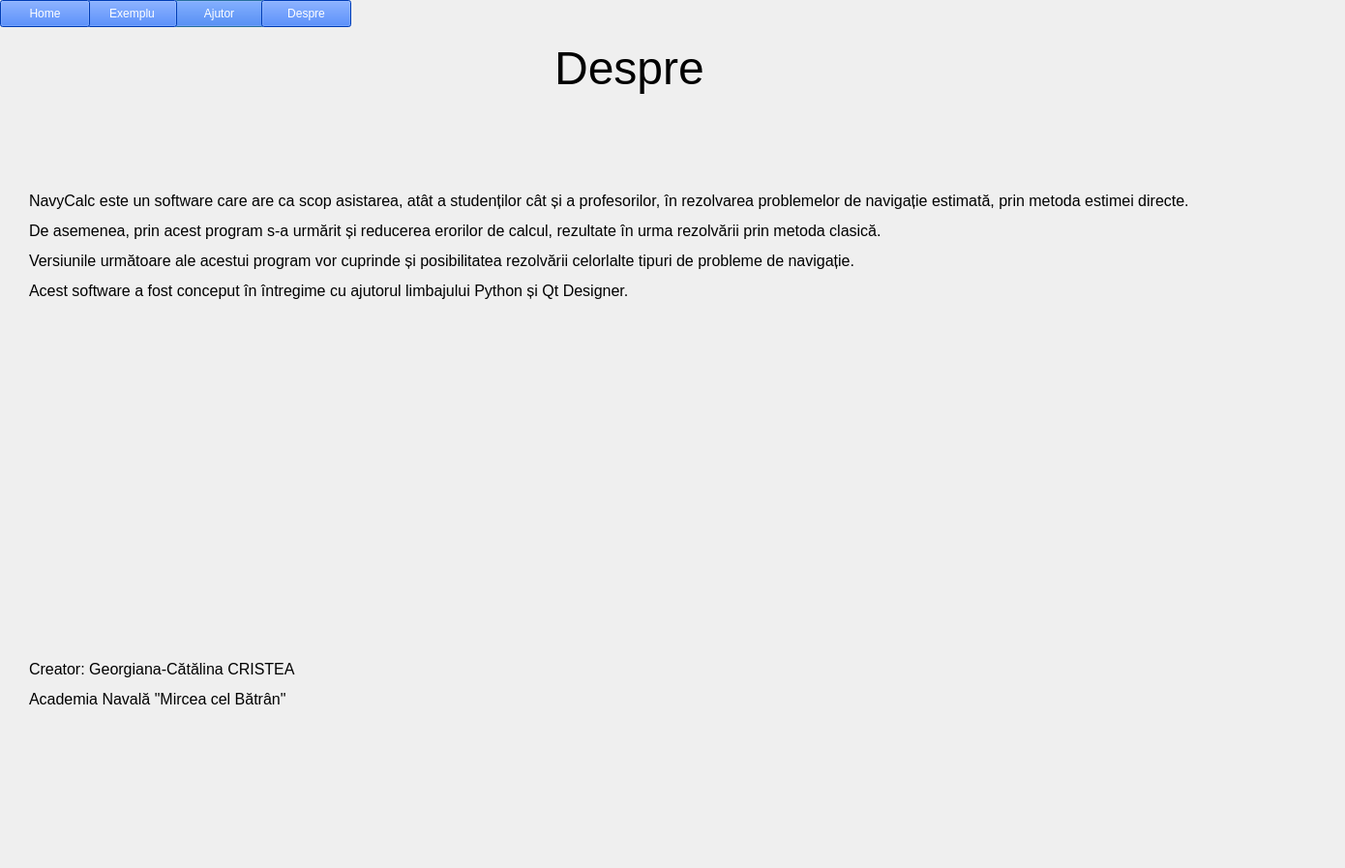
<?xml version="1.0" encoding="UTF-8"?>
<ui version="4.0">
 <class>Dialog</class>
 <widget class="QDialog" name="Dialog">
  <property name="geometry">
   <rect>
    <x>0</x>
    <y>0</y>
    <width>1390</width>
    <height>897</height>
   </rect>
  </property>
  <property name="windowTitle">
   <string>Dialog</string>
  </property>
  <widget class="QWidget" name="widget" native="true">
   <property name="geometry">
    <rect>
     <x>0</x>
     <y>0</y>
     <width>1391</width>
     <height>901</height>
    </rect>
   </property>
   <property name="styleSheet">
    <string notr="true">#widget{
border-image:url(:/newPrefix/fundal aplicatie.jpg);
}</string>
   </property>
   <widget class="QLabel" name="titlelabel_4">
    <property name="geometry">
     <rect>
      <x>510</x>
      <y>10</y>
      <width>281</width>
      <height>121</height>
     </rect>
    </property>
    <property name="styleSheet">
     <string notr="true">#titlelabel_4{
font: 25 8pt &quot;Bookman Old Style&quot;;
}</string>
    </property>
    <property name="text">
     <string>&lt;html&gt;&lt;head/&gt;&lt;body&gt;&lt;p align=&quot;center&quot;&gt;&lt;span style=&quot; font-size:36pt;&quot;&gt;Despre&lt;/span&gt;&lt;/p&gt;&lt;/body&gt;&lt;/html&gt;</string>
    </property>
   </widget>
   <widget class="QPushButton" name="ajutorbutton_4">
    <property name="geometry">
     <rect>
      <x>180</x>
      <y>0</y>
      <width>93</width>
      <height>28</height>
     </rect>
    </property>
    <property name="styleSheet">
     <string notr="true">#ajutorbutton_4{
background-color:rgb(0, 85, 255);
font: 25 9pt &quot;Bookman Old Style&quot;;
color:white
}</string>
    </property>
    <property name="text">
     <string>Ajutor</string>
    </property>
   </widget>
   <widget class="QPushButton" name="exemplubutton_4">
    <property name="geometry">
     <rect>
      <x>90</x>
      <y>0</y>
      <width>93</width>
      <height>28</height>
     </rect>
    </property>
    <property name="styleSheet">
     <string notr="true">#exemplubutton_4{
background-color:rgb(0, 85, 255);
font: 25 9pt &quot;Bookman Old Style&quot;;
color:white
}</string>
    </property>
    <property name="text">
     <string>Exemplu</string>
    </property>
   </widget>
   <widget class="QPushButton" name="desprebutton_4">
    <property name="geometry">
     <rect>
      <x>270</x>
      <y>0</y>
      <width>93</width>
      <height>28</height>
     </rect>
    </property>
    <property name="styleSheet">
     <string notr="true">#desprebutton_4{
background-color:rgb(0, 85, 255);
font: 25 9pt &quot;Bookman Old Style&quot;;
color:white
}</string>
    </property>
    <property name="text">
     <string>Despre</string>
    </property>
   </widget>
   <widget class="QPushButton" name="homebutton_4">
    <property name="geometry">
     <rect>
      <x>0</x>
      <y>0</y>
      <width>93</width>
      <height>28</height>
     </rect>
    </property>
    <property name="styleSheet">
     <string notr="true">#homebutton_4{
background-color:rgb(0, 85, 255);
font: 25 9pt &quot;Bookman Old Style&quot;;
color:white
}</string>
    </property>
    <property name="text">
     <string>Home</string>
    </property>
   </widget>
   <widget class="QLabel" name="fundal">
    <property name="geometry">
     <rect>
      <x>0</x>
      <y>0</y>
      <width>1400</width>
      <height>900</height>
     </rect>
    </property>
    <property name="styleSheet">
     <string notr="true">#fundal{
border-image:url(:/newPrefix/fundal aplicatie.jpg);

}</string>
    </property>
    <property name="text">
     <string>&lt;html&gt;&lt;head/&gt;&lt;body&gt;&lt;p&gt;&lt;br/&gt;&lt;/p&gt;&lt;/body&gt;&lt;/html&gt;</string>
    </property>
   </widget>
   <widget class="QLabel" name="label">
    <property name="geometry">
     <rect>
      <x>30</x>
      <y>130</y>
      <width>1231</width>
      <height>711</height>
     </rect>
    </property>
    <property name="text">
     <string>&lt;html&gt;&lt;head/&gt;&lt;body&gt;&lt;p&gt;&lt;span style=&quot; font-size:12pt;&quot;&gt;NavyCalc este un software care are ca scop asistarea, atât a studenților cât și a profesorilor, în rezolvarea problemelor de navigație estimată, prin metoda estimei directe. &lt;/span&gt;&lt;/p&gt;&lt;p&gt;&lt;span style=&quot; font-size:12pt;&quot;&gt;De asemenea, prin acest program s-a urmărit și reducerea erorilor de calcul, rezultate în urma rezolvării prin metoda clasică.&lt;/span&gt;&lt;/p&gt;&lt;p&gt;&lt;span style=&quot; font-size:12pt;&quot;&gt;Versiunile următoare ale acestui program vor cuprinde și posibilitatea rezolvării celorlalte tipuri de probleme de navigație.&lt;/span&gt;&lt;/p&gt;&lt;p&gt;&lt;span style=&quot; font-size:12pt;&quot;&gt;Acest software a fost conceput în întregime cu ajutorul limbajului Python și Qt Designer.&lt;/span&gt;&lt;/p&gt;&lt;p&gt;&lt;br/&gt;&lt;/p&gt;&lt;p&gt;&lt;br/&gt;&lt;/p&gt;&lt;p&gt;&lt;br/&gt;&lt;/p&gt;&lt;p&gt;&lt;br/&gt;&lt;/p&gt;&lt;p&gt;&lt;br/&gt;&lt;/p&gt;&lt;p&gt;&lt;br/&gt;&lt;/p&gt;&lt;p&gt;&lt;br/&gt;&lt;/p&gt;&lt;p&gt;&lt;br/&gt;&lt;/p&gt;&lt;p&gt;&lt;br/&gt;&lt;/p&gt;&lt;p&gt;&lt;span style=&quot; font-size:12pt;&quot;&gt;Creator: Georgiana-Cătălina CRISTEA&lt;/span&gt;&lt;/p&gt;&lt;p&gt;&lt;span style=&quot; font-size:12pt;&quot;&gt;Academia Navală &amp;quot;Mircea cel Bătrân&amp;quot;&lt;/span&gt;&lt;/p&gt;&lt;p&gt;&lt;br/&gt;&lt;/p&gt;&lt;/body&gt;&lt;/html&gt;</string>
    </property>
    <property name="wordWrap">
     <bool>true</bool>
    </property>
   </widget>
   <zorder>fundal</zorder>
   <zorder>titlelabel_4</zorder>
   <zorder>ajutorbutton_4</zorder>
   <zorder>exemplubutton_4</zorder>
   <zorder>desprebutton_4</zorder>
   <zorder>homebutton_4</zorder>
   <zorder>label</zorder>
  </widget>
 </widget>
 <resources>
  <include location="fundaltransp.qrc"/>
 </resources>
 <connections/>
</ui>
